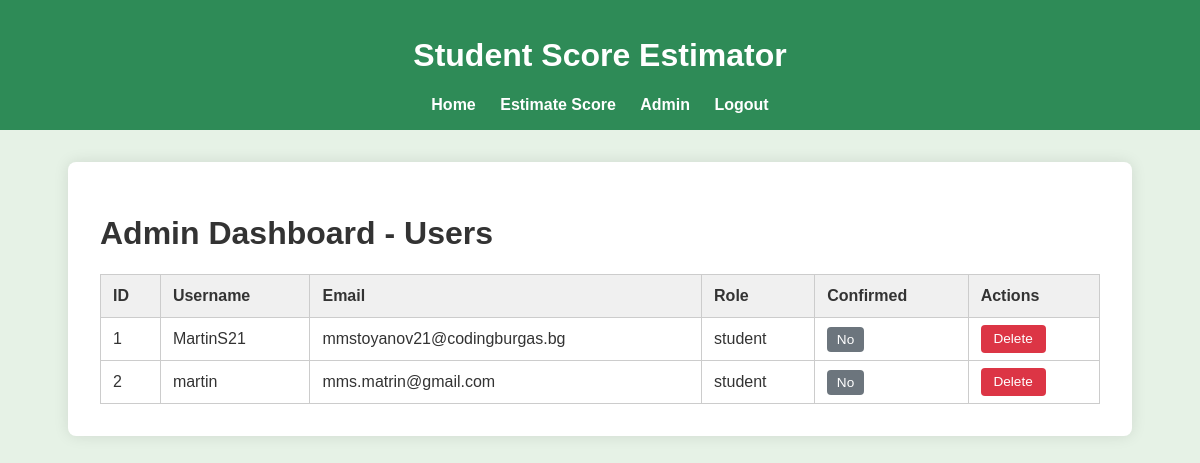
Page /dashboard (signed in) on the earlier database version.
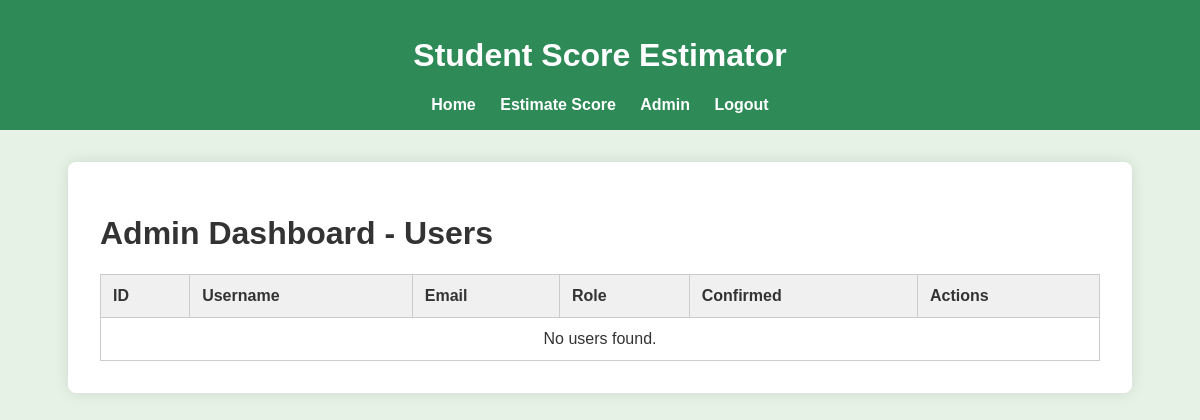
Same page on the later database version.
### app/models.py (models this page shows)
class User(db.Model, UserMixin):
    id = db.Column(db.Integer, primary_key=True)
    username = db.Column(db.String(20), unique=True, nullable=False)
    email = db.Column(db.String(120), unique=True, nullable=False)
    image_file = db.Column(db.String(20), nullable=False, default='default.jpg')
    password = db.Column(db.String(60), nullable=False)
    role = db.Column(db.String(20), nullable=False, default='student')
    confirmed = db.Column(db.Boolean, default=False)
    surveys = db.relationship(
        'Survey',
        backref='author',
        lazy=True,
        cascade='all, delete-orphan'
    )
    uploads = db.relationship('Upload', backref='user', lazy=True, cascade='all, delete-orphan')
    estimations = db.relationship('Estimation', backref='user', lazy=True, cascade='all, delete-orphan')

### app/dashboard/routes.py (the view)
@dashboard.route("/dashboard")
def admin_dashboard():
    if not (session.get('is_admin') or (current_user.is_authenticated and current_user.role == 'admin')):
        flash("Access denied.", "danger")
        return redirect(url_for('main.home'))
    users = User.query.all()
    return render_template("dashboard.html", users=users)

### app/templates/dashboard.html (shortened to what this page needs)
<!DOCTYPE html>
<html lang="en">
<head>
</head>
<body>
{% extends "layout.html" %}
{% block content %}
<div class="admin-container">
  <h1>Admin Dashboard - Users</h1>
  <table>
    <thead>
      <tr>
        <th>ID</th>
        <th>Username</th>
        <th>Email</th>
        <th>Role</th>
        <th>Confirmed</th>
        <th>Actions</th>
      </tr>
    </thead>
    <tbody>
      {% if users %}
        {% for user in users %}
        <tr>
          <td>{{ user.id }}</td>
          <td>{{ user.username }}</td>
          <td>{{ user.email }}</td>
          <td>{{ user.role }}</td>
          <td>
            {% if user.confirmed %}
              <span class="badge bg-success">Yes</span>
            {% else %}
              <span class="badge bg-secondary">No</span>
            {% endif %}
          </td>
          <td>
            <a href="{{ url_for('dashboard.delete_user', user_id=user.id) }}"
               class="btn-sm btn-danger"
               onclick="return confirm('Are you sure you want to delete this user?');">
              Delete
            </a>
          </td>
        </tr>
        {% endfor %}
      {% else %}
      <tr>
        <td colspan="6" class="text-center">No users found.</td>
      </tr>
      {% endif %}
    </tbody>
  </table>
</div>
{% endblock %}

### app/templates/layout.html (shortened to what this page needs)
<!doctype html>
<html lang="en">
<head>
</head>
<body>
    <header>
        <h1>Student Score Estimator</h1>
        <nav>
            <a href="/">Home</a>
            <a href="/predict">Estimate Score</a>
            {% if session.get('is_admin') %}
                <a href="{{ url_for('dashboard.admin_dashboard') }}">Admin</a>
                <a href="/logout">Logout</a>
            {% elif current_user.is_authenticated %}
                <a href="{{ url_for('profile.view_profile') }}">Profile</a>
                <a href="/logout">Logout</a>
            {% else %}
                <a href="/login">Login</a>
                <a href="/register">Sign Up</a>
            {% endif %}
        </nav>
    </header>
    <main>
        {% block content %}{% endblock %}
    </main>
</body>
</html>

### app/templates/layout.html (style rules this page uses)
body { font-family: Arial, sans-serif; background-color: #e6f2e6; color: #333; margin: 0; padding: 0; }
header { background-color: #2e8b57; color: white; padding: 1rem; text-align: center; }
nav a { margin: 0 10px; color: white; text-decoration: none; font-weight: bold; }
main { padding: 2rem; }
.admin-container { background-color: white; padding: 2rem; border-radius: 10px; box-shadow: 0 0 10px rgba(0,0,0,0.1); max-width: 1000px; margin: 0 auto; }
table { width: 100%; border-collapse: collapse; margin-top: 1rem; }
th, td { padding: 0.75rem; border: 1px solid #ccc; text-align: left; }
th { background-color: #f0f0f0; }

### app/templates/dashboard.html (style rules this page uses)
.admin-container { background-color: white; padding: 2rem; border-radius: 8px; box-shadow: 0 0 15px rgba(0, 0, 0, 0.1); max-width: 1000px; margin: 0 auto; }
table { width: 100%; border-collapse: collapse; margin-top: 1rem; }
th, td { padding: 0.75rem; border: 1px solid #ccc; text-align: left; }
th { background-color: #f0f0f0; }
.text-center { text-align: center; }

Differences in the rows shown:
removed User: id "1", username "MartinS21", email "mmstoyanov21@codingburgas.bg", role "student", confirmed "No"
removed User: id "2", username "martin", email "mms.matrin@gmail.com", role "student", confirmed "No"
Other differences:
text now shown: "No users found."
